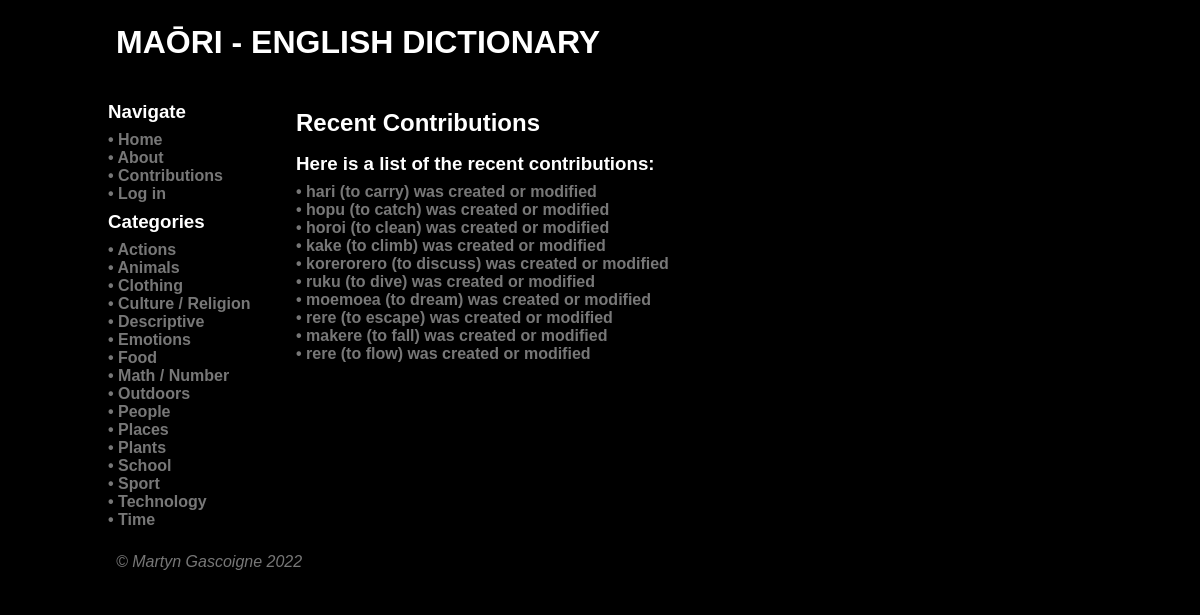
The app's page /contributions, older data.
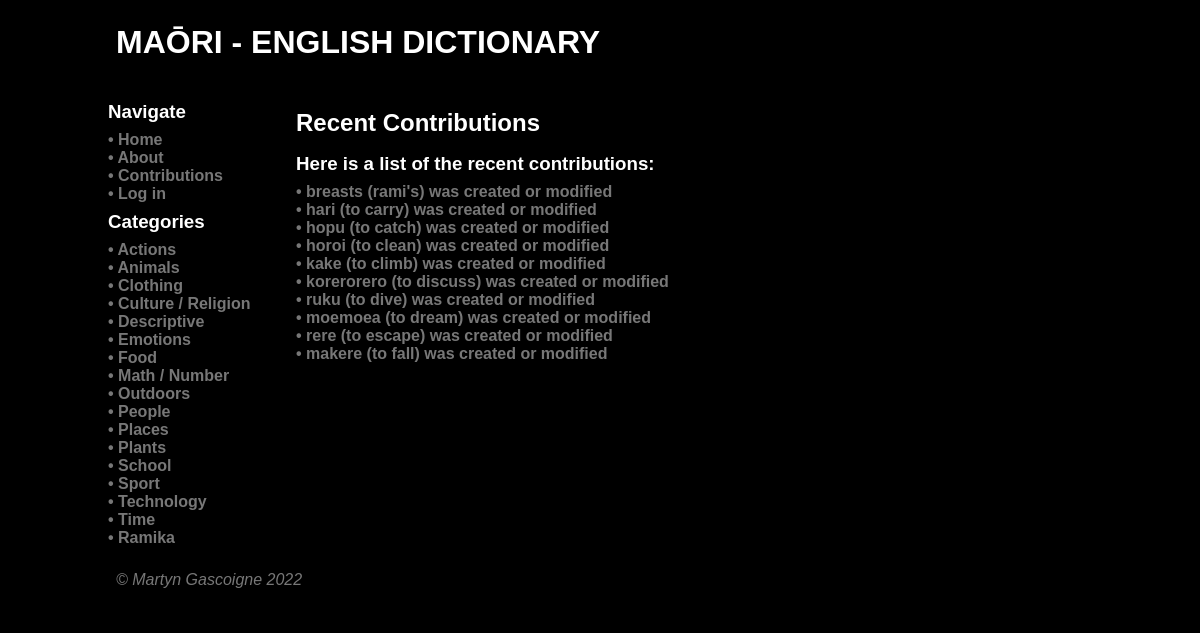
The same page, newer data.
### tables this page shows
CREATE TABLE category
(
    id          integer
        constraint category_pk
            primary key autoincrement,
    name        varchar(80),
    description varchar(600),
    timestamp   datetime
, user_created boolean);

CREATE TABLE "word"
(
	id integer
		constraint word_pk
			primary key autoincrement,
	name varchar(80),
	description varchar(600),
	author integer,
	timestamp datetime,
	maori varchar(128)
, image varchar, level integer);

### app.py (the view)
@app.route('/contributions')
def render_contributions_page():
    con = create_connection(DB_NAME)
    query = "SELECT * FROM word ORDER BY timestamp DESC LIMIT 10"
    cur = con.cursor()
    cur.execute(query)
    queried_words = cur.fetchall()
    print(queried_words)
    return render_template('contributions.html', category_list=find_categories(), logged_in=is_logged_in(),
                           user_account=my_account(), teacher=is_teacher(), contribution_list=queried_words)

### app.py (called while the page is built)
def create_connection(db_file):
    try:
        connection = sqlite3.connect(db_file)
        connection.execute('pragma foreign_keys=ON')
        return connection
    except Error as e:
        print(e)
    return None

def find_categories():
    con = create_connection(DB_NAME)
    query = "SELECT id, name, description FROM category"
    cur = con.cursor()
    cur.execute(query)
    found_categories = cur.fetchall()
    con.close()
    return found_categories

def my_account():
    if session.get('userid') is None:
        return False
    else:
        return session.get('userid')

def is_logged_in():
    if session.get('email') is None:
        print('Not logged in')
        return False
    else:
        print('Logged in')
        return True

def is_teacher():
    if not is_logged_in() or (session.get('teacher') is None or 0):
        print('Not teacher')
        return False
    else:
        print('Is teacher')
        return True

### templates/contributions.html (shortened to what this page needs)
{% extends 'base.html' %}
{% block heading %}Maōri - English Dictionary{% endblock %}
{% block main %}
    <h2>Recent Contributions</h2>
    <h3>Here is a list of the recent contributions:</h3>
    {% for word in contribution_list %}
    <div class="category-box">
        <h4><a href="/word/{{ word[0] }}">• {{ word[5] }} ({{ word[1] }}) was created or modified</a></h4>
    </div>
    {% endfor %}
{% endblock %}

### templates/base.html (shortened to what this page needs)
<!doctype html>
<html lang="en">
<head>
	<link href="{{ url_for('static', filename='css/style.css') }}" rel="stylesheet">
</head>
<body>
	<div id="container">
		<header>
			<h1>{% block heading %}{% endblock %}</h1>
		</header>
		<nav>
            <div class="category-box">
                <h3>Navigate</h3>
                <h4><a href="\">• Home</a></h4>
                <h4><a href="\about">• About</a></h4>
                <h4><a href="\contributions">• Contributions</a></h4>
                {% if not logged_in %}<h4><a href="\login">• Log in</a></h4>
                {% else %}
                    <h4><a href="\account\{{ user_account }}">• Account</a></h4>
                    <h4><a href="\logout">• Log out</a></h4>
                {% endif %}
                <h3>Categories
                </h3>
            </div>
            {% for category in category_list %}
            <div class="category-box">
                <h4><a href="/category/{{ category[0] }}">• {{ category[1] }}</a></h4>
            </div>
            {% endfor %}
		</nav>
		<main>
            {% block main%}{% endblock %}
        </main>
		<footer class="footer">
            <a href="https://github.com/Galvin-X/Translator" target="_blank">&copy; Martyn Gascoigne 2022</a>
		</footer>
	</div>
</body>
</html>

Row changes from the older to the newer data that the page shows:
no longer on this page (row unchanged): word: maori "rere", name "to flow"
added category: name "Ramika"
added word: maori "breasts", name "rami's"
